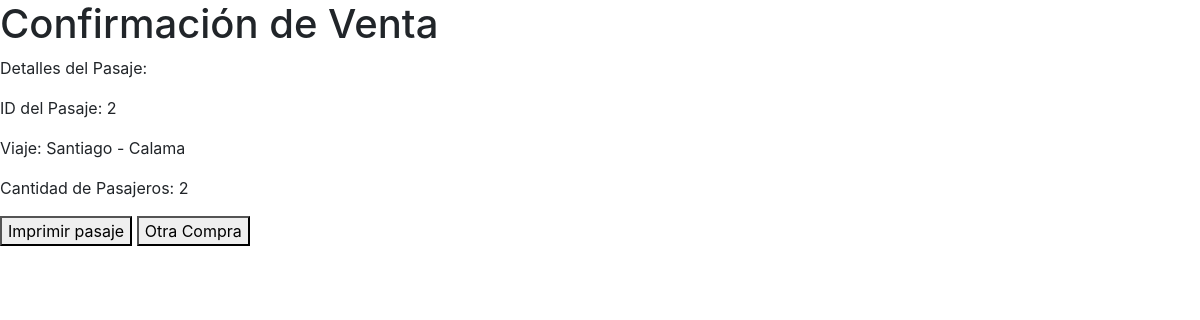
Screenshot of /venta_pasajes/confirmacion_venta/2/ with the database file from the repository.
### boletos/models.py (models this page shows)
class Ticket(models.Model):
    viaje = models.ForeignKey(Viaje, on_delete=models.CASCADE)
    cantidad_de_pasajeros = models.IntegerField()

class Viaje(models.Model):
    origen = models.CharField(max_length=100)
    destino = models.CharField(max_length=100)
    fecha = models.DateField()
    cantidad_de_pasajeros_disponibles = models.IntegerField()

### boletos/views.py (the view)
# urls.py: path('confirmacion_venta/<int:ticket_id>/', confirmacion_venta, name='confirmacion_venta'),
def confirmacion_venta(request, ticket_id):
    ticket = get_object_or_404(Ticket, pk=ticket_id)
    return render(request, 'confirmacion_venta.html', {'ticket': ticket})

### boletos/templates/confirmacion_venta.html (shortened to what this page needs)
<!DOCTYPE html>
<html lang="es">
<head>
    <link rel="stylesheet" href="https://stackpath.bootstrapcdn.com/bootstrap/4.3.1/css/bootstrap.min.css"
>
</head>
<body>
  <h1>Confirmación de Venta</h1>
  <p>Detalles del Pasaje:</p>
  <p>ID del Pasaje: {{ ticket.id }}</p>
  <p>Viaje: {{ ticket.viaje.origen }} - {{ ticket.viaje.destino }}</p>
  <p>Cantidad de Pasajeros: {{ ticket.cantidad_de_pasajeros }}</p>
  <button onclick="window.print()">Imprimir pasaje</button>
  <a href="{% url 'calendario_ofertas'%}" ><button>Otra Compra</button></a>
</body>
</html>

### rows the page displays
Ticket: id "2", viaje.origen "Santiago", viaje.destino "Calama", cantidad_de_pasajeros "2"
